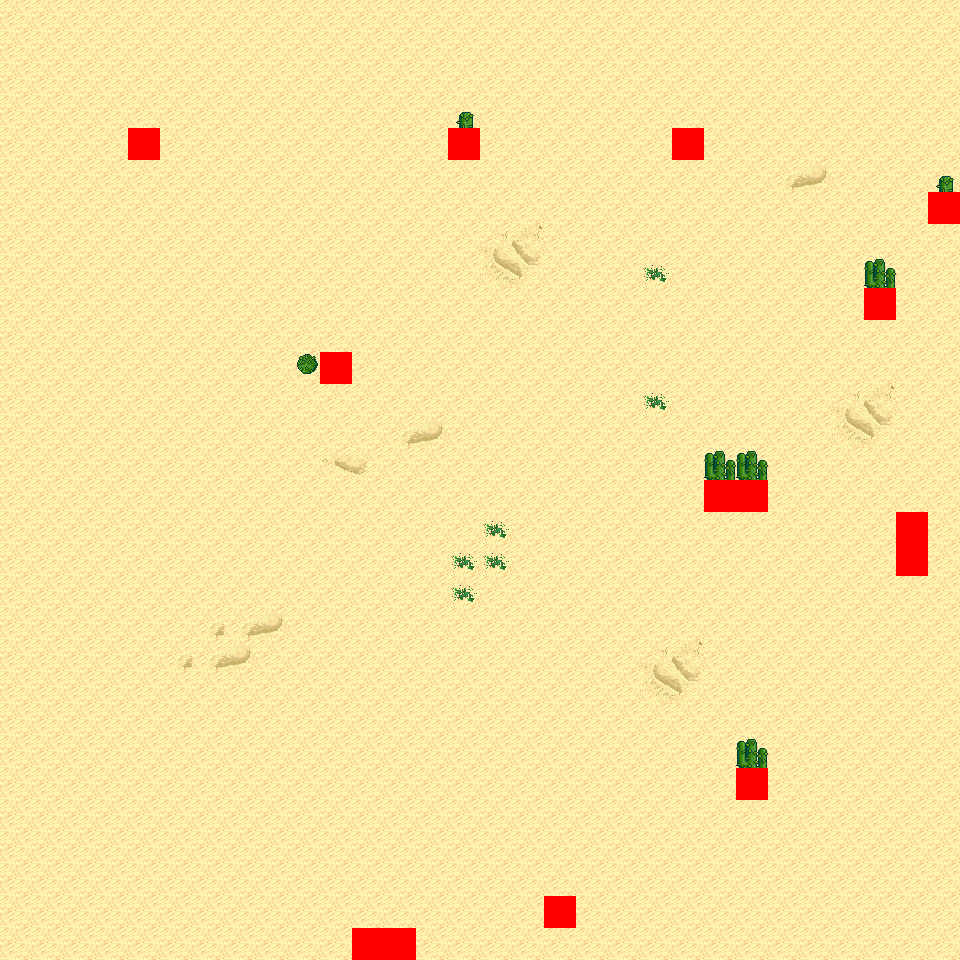

Below is a game level as drawn by its tile map, then a one-line description and the .tmx that defines it (tile-layer data replaced by summaries):
An orthogonal 30x30 tile map with 32x32 px tiles, 6 tile layers (Ground, Object, Object2, Above, ...), 8 tilesets and 4 objects (4x mapExit).

<map version="1.0" orientation="orthogonal" renderorder="right-down" width="30" height="30" tilewidth="32" tileheight="32" nextobjectid="5">
  <tileset firstgid="1" name="tileset_logic_collision" tilewidth="32" tileheight="32" tilecount="1" columns="1">
    <image source="../drawable/tileset_logic_collision.png" width="32" height="32" />
  </tileset>
  <tileset firstgid="2" name="tileset_ground_ground" tilewidth="32" tileheight="32" tilecount="33" columns="3">
    <image source="../drawable/tileset_ground_ground.png" width="96" height="352" />
  </tileset>
  <tileset firstgid="35" name="tileset_ground_ridge_earth_pale" tilewidth="32" tileheight="32" tilecount="96" columns="12">
    <image source="../drawable/tileset_ground_ridge_earth_pale.png" width="384" height="256" />
  </tileset>
  <tileset firstgid="131" name="tileset_ground_ridge_earth_dark" tilewidth="32" tileheight="32" tilecount="96" columns="12">
    <image source="../drawable/tileset_ground_ridge_earth_dark.png" width="384" height="256" />
  </tileset>
  <tileset firstgid="227" name="tileset_terrain_desert" tilewidth="32" tileheight="32" tilecount="88" columns="8">
    <image source="../drawable/tileset_terrain_desert.png" width="256" height="352" />
  </tileset>
  <tileset firstgid="315" name="tileset_plant_tree_tree_darkgreen" tilewidth="32" tileheight="32" tilecount="88" columns="8">
    <image source="../drawable/tileset_plant_tree_tree_darkgreen.png" width="256" height="352" />
  </tileset>
  <tileset firstgid="403" name="tileset_ground_sand_2" tilewidth="32" tileheight="32" tilecount="15" columns="5">
    <image source="../drawable/tileset_ground_sand_2.png" width="160" height="96" />
  </tileset>
  <tileset firstgid="418" name="tileset_plant_cactus_2" tilewidth="32" tileheight="32" tilecount="10" columns="5">
    <image source="../drawable/tileset_plant_cactus_2.png" width="160" height="64" />
  </tileset>
  <layer name="Ground" width="30" height="30">
    <data>[900 cells, 900 non-empty, 11 distinct tile ids]</data>
  </layer>
  <layer name="Object" width="30" height="30">
    <data>[900 cells, 11 non-empty, 3 distinct tile ids]</data>
  </layer>
  <layer name="Object2" width="30" height="30">
    <data>[900 cells, 0 non-empty, 0 distinct tile ids]</data>
  </layer>
  <layer name="Above" width="30" height="30">
    <data>[900 cells, 7 non-empty, 2 distinct tile ids]</data>
  </layer>
  <layer name="Above2" width="30" height="30">
    <data>[900 cells, 0 non-empty, 0 distinct tile ids]</data>
  </layer>
  <layer name="Walkable" width="30" height="30">
    <data>[900 cells, 14 non-empty, 1 distinct tile ids]</data>
  </layer>
  <objectgroup name="MapEvents">
    <object id="1" name="south" type="mapExit" x="0" y="928" width="352" height="32">
      <properties>
        <property name="map" value="level_0_x51_y146" />
        <property name="x" value="0" />
        <property name="y" value="1" />
      </properties>
    </object>
    <object id="2" name="south2" type="mapExit" x="416" y="928" width="544" height="32">
      <properties>
        <property name="map" value="level_0_x51_y146" />
        <property name="x" value="13" />
        <property name="y" value="1" />
      </properties>
    </object>
    <object id="3" name="east" type="mapExit" x="928" y="0" width="32" height="192">
      <properties>
        <property name="map" value="level_0_x52_y145" />
        <property name="x" value="1" />
        <property name="y" value="0" />
      </properties>
    </object>
    <object id="4" name="east2" type="mapExit" x="928" y="224" width="32" height="736">
      <properties>
        <property name="map" value="level_0_x52_y145" />
        <property name="x" value="1" />
        <property name="y" value="7" />
      </properties>
    </object>
  </objectgroup>
</map>
